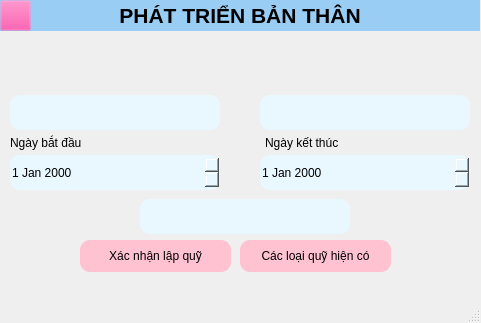
<?xml version="1.0" encoding="UTF-8"?>
<ui version="4.0">
 <class>PhatTrienBanThan</class>
 <widget class="QMainWindow" name="PhatTrienBanThan">
  <property name="geometry">
   <rect>
    <x>0</x>
    <y>0</y>
    <width>481</width>
    <height>323</height>
   </rect>
  </property>
  <property name="windowTitle">
   <string>Muc_tieu_tai_chinh_PhatTrienBanThan</string>
  </property>
  <widget class="QWidget" name="centralwidget">
   <widget class="QLabel" name="label_2">
    <property name="geometry">
     <rect>
      <x>10</x>
      <y>35</y>
      <width>461</width>
      <height>51</height>
     </rect>
    </property>
    <property name="styleSheet">
     <string notr="true">border-radius: 10px</string>
    </property>
    <property name="text">
     <string/>
    </property>
    <property name="pixmap">
     <pixmap>../ic_nen1.png</pixmap>
    </property>
   </widget>
   <widget class="QPushButton" name="btnQuayLai">
    <property name="geometry">
     <rect>
      <x>0</x>
      <y>0</y>
      <width>31</width>
      <height>31</height>
     </rect>
    </property>
    <property name="styleSheet">
     <string notr="true">background-color: rgba(245, 40, 145, 0);</string>
    </property>
    <property name="text">
     <string/>
    </property>
    <property name="icon">
     <iconset>
      <normaloff>../ic_arrow.png</normaloff>../ic_arrow.png</iconset>
    </property>
   </widget>
   <widget class="QPushButton" name="btnXacNhan">
    <property name="geometry">
     <rect>
      <x>80</x>
      <y>240</y>
      <width>151</width>
      <height>32</height>
     </rect>
    </property>
    <property name="styleSheet">
     <string notr="true">background-color: rgb(255, 194, 209);
border-radius:10px</string>
    </property>
    <property name="text">
     <string>Xác nhận lập quỹ</string>
    </property>
   </widget>
   <widget class="QLabel" name="label_3">
    <property name="geometry">
     <rect>
      <x>10</x>
      <y>135</y>
      <width>141</width>
      <height>16</height>
     </rect>
    </property>
    <property name="text">
     <string>Ngày bắt đầu </string>
    </property>
   </widget>
   <widget class="QLabel" name="label">
    <property name="geometry">
     <rect>
      <x>0</x>
      <y>0</y>
      <width>480</width>
      <height>31</height>
     </rect>
    </property>
    <property name="font">
     <font>
      <pointsize>16</pointsize>
      <weight>75</weight>
      <bold>true</bold>
     </font>
    </property>
    <property name="styleSheet">
     <string notr="true">background-color: rgb(154, 205, 244);</string>
    </property>
    <property name="text">
     <string>PHÁT TRIỂN BẢN THÂN</string>
    </property>
    <property name="alignment">
     <set>Qt::AlignCenter</set>
    </property>
   </widget>
   <widget class="QLineEdit" name="txtTenQuy">
    <property name="geometry">
     <rect>
      <x>10</x>
      <y>95</y>
      <width>210</width>
      <height>35</height>
     </rect>
    </property>
    <property name="styleSheet">
     <string notr="true">border-radius:10px;
background-color: #e9f8ff</string>
    </property>
   </widget>
   <widget class="QLabel" name="label_4">
    <property name="geometry">
     <rect>
      <x>265</x>
      <y>135</y>
      <width>111</width>
      <height>16</height>
     </rect>
    </property>
    <property name="text">
     <string>Ngày kết thúc</string>
    </property>
   </widget>
   <widget class="QDateEdit" name="txtNgayBatDau">
    <property name="geometry">
     <rect>
      <x>10</x>
      <y>155</y>
      <width>210</width>
      <height>35</height>
     </rect>
    </property>
    <property name="styleSheet">
     <string notr="true">background-color:#e9f8ff;
border-radius:10px</string>
    </property>
   </widget>
   <widget class="QLineEdit" name="txtSoTienCanGop">
    <property name="geometry">
     <rect>
      <x>140</x>
      <y>199</y>
      <width>210</width>
      <height>35</height>
     </rect>
    </property>
    <property name="styleSheet">
     <string notr="true">border-radius:10px;
background-color:#e9f8ff
</string>
    </property>
   </widget>
   <widget class="QDateEdit" name="txtNgayKetThuc">
    <property name="geometry">
     <rect>
      <x>260</x>
      <y>155</y>
      <width>210</width>
      <height>35</height>
     </rect>
    </property>
    <property name="styleSheet">
     <string notr="true">background-color:#e9f8ff;
border-radius:10px</string>
    </property>
   </widget>
   <widget class="QLineEdit" name="txtSoTienMucTieu">
    <property name="geometry">
     <rect>
      <x>260</x>
      <y>95</y>
      <width>210</width>
      <height>35</height>
     </rect>
    </property>
    <property name="styleSheet">
     <string notr="true">border-radius:10px;
background-color:#e9f8ff
</string>
    </property>
   </widget>
   <widget class="QPushButton" name="btnXemLai">
    <property name="geometry">
     <rect>
      <x>240</x>
      <y>240</y>
      <width>151</width>
      <height>32</height>
     </rect>
    </property>
    <property name="styleSheet">
     <string notr="true">background-color: rgb(255, 194, 209);
border-radius:10px</string>
    </property>
    <property name="text">
     <string>Các loại quỹ hiện có</string>
    </property>
   </widget>
   <zorder>label_2</zorder>
   <zorder>btnXacNhan</zorder>
   <zorder>label_3</zorder>
   <zorder>label</zorder>
   <zorder>txtTenQuy</zorder>
   <zorder>label_4</zorder>
   <zorder>txtNgayBatDau</zorder>
   <zorder>txtSoTienCanGop</zorder>
   <zorder>txtNgayKetThuc</zorder>
   <zorder>txtSoTienMucTieu</zorder>
   <zorder>btnQuayLai</zorder>
   <zorder>btnXemLai</zorder>
  </widget>
  <widget class="QMenuBar" name="menubar">
   <property name="geometry">
    <rect>
     <x>0</x>
     <y>0</y>
     <width>481</width>
     <height>24</height>
    </rect>
   </property>
  </widget>
  <widget class="QStatusBar" name="statusbar"/>
 </widget>
 <resources/>
 <connections/>
</ui>
